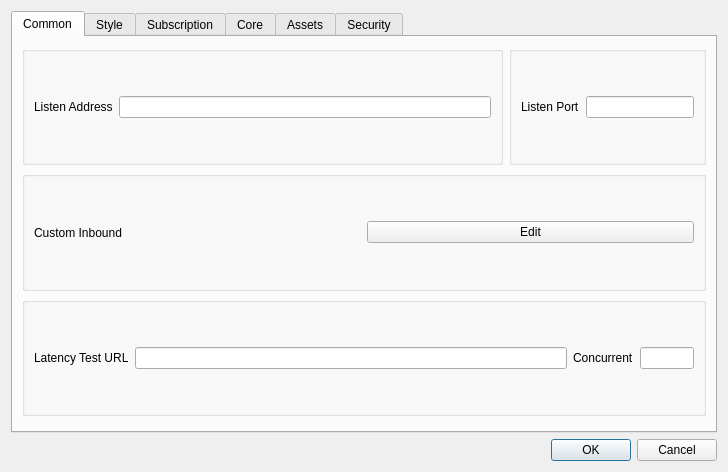
<?xml version="1.0" encoding="UTF-8"?>
<ui version="4.0">
 <class>DialogBasicSettings</class>
 <widget class="QDialog" name="DialogBasicSettings">
  <property name="geometry">
   <rect>
    <x>0</x>
    <y>0</y>
    <width>728</width>
    <height>472</height>
   </rect>
  </property>
  <property name="sizePolicy">
   <sizepolicy hsizetype="Preferred" vsizetype="Preferred">
    <horstretch>0</horstretch>
    <verstretch>0</verstretch>
   </sizepolicy>
  </property>
  <property name="windowTitle">
   <string>Basic Settings</string>
  </property>
  <layout class="QGridLayout" name="gridLayout">
   <item row="8" column="3">
    <widget class="QDialogButtonBox" name="buttonBox">
     <property name="orientation">
      <enum>Qt::Orientation::Horizontal</enum>
     </property>
     <property name="standardButtons">
      <set>QDialogButtonBox::StandardButton::Cancel|QDialogButtonBox::StandardButton::Ok</set>
     </property>
    </widget>
   </item>
   <item row="0" column="3">
    <widget class="QTabWidget" name="tabWidget">
     <property name="minimumSize">
      <size>
       <width>0</width>
       <height>414</height>
      </size>
     </property>
     <property name="currentIndex">
      <number>0</number>
     </property>
     <widget class="QWidget" name="tab_1">
      <attribute name="title">
       <string>Common</string>
      </attribute>
      <layout class="QVBoxLayout" name="verticalLayout_2">
       <item>
        <layout class="QHBoxLayout" name="hlayout_l1">
         <item>
          <widget class="QGroupBox" name="horizontalGroupBox_3">
           <layout class="QHBoxLayout" name="horizontalLayout_19">
            <item>
             <widget class="QLabel" name="label">
              <property name="text">
               <string>Listen Address</string>
              </property>
             </widget>
            </item>
            <item>
             <widget class="QLineEdit" name="inbound_address"/>
            </item>
           </layout>
          </widget>
         </item>
         <item>
          <widget class="QGroupBox" name="horizontalGroupBox_2">
           <layout class="QHBoxLayout" name="horizontalLayout_13">
            <item>
             <widget class="QLabel" name="inbound_socks_port_l">
              <property name="toolTip">
               <string>&lt;html&gt;&lt;head/&gt;&lt;body&gt;&lt;p&gt;Socks
                                                                + HTTP Proxy&lt;/p&gt;&lt;/body&gt;&lt;/html&gt;
                                                            </string>
              </property>
              <property name="text">
               <string>Listen Port</string>
              </property>
             </widget>
            </item>
            <item>
             <widget class="QLineEdit" name="inbound_socks_port">
              <property name="sizePolicy">
               <sizepolicy hsizetype="Preferred" vsizetype="Fixed">
                <horstretch>0</horstretch>
                <verstretch>0</verstretch>
               </sizepolicy>
              </property>
             </widget>
            </item>
           </layout>
          </widget>
         </item>
        </layout>
       </item>
       <item>
        <layout class="QHBoxLayout" name="hlayout_l2">
         <item>
          <widget class="QGroupBox" name="groupbox_custom_inbound">
           <layout class="QHBoxLayout" name="horizontalLayout_10">
            <item>
             <widget class="QLabel" name="label_11">
              <property name="text">
               <string>Custom Inbound</string>
              </property>
             </widget>
            </item>
            <item>
             <widget class="QPushButton" name="custom_inbound_edit">
              <property name="text">
               <string>Edit</string>
              </property>
             </widget>
            </item>
           </layout>
          </widget>
         </item>
        </layout>
       </item>
       <item>
        <widget class="QGroupBox" name="groupBox1">
         <layout class="QHBoxLayout" name="horizontalLayout_9" stretch="0,8,1,1">
          <item>
           <widget class="QLabel" name="label_13">
            <property name="text">
             <string>Latency Test URL</string>
            </property>
           </widget>
          </item>
          <item>
           <widget class="QLineEdit" name="test_latency_url"/>
          </item>
          <item>
           <widget class="QLabel" name="label_14">
            <property name="text">
             <string>Concurrent</string>
            </property>
           </widget>
          </item>
          <item>
           <widget class="QLineEdit" name="test_concurrent"/>
          </item>
         </layout>
        </widget>
       </item>
       <item>
        <widget class="QWidget" name="horizontalWidget_1" native="true">
         <property name="sizePolicy">
          <sizepolicy hsizetype="Preferred" vsizetype="Maximum">
           <horstretch>0</horstretch>
           <verstretch>0</verstretch>
          </sizepolicy>
         </property>
         <layout class="QHBoxLayout" name="horizontalLayout_2">
          <property name="leftMargin">
           <number>0</number>
          </property>
          <property name="topMargin">
           <number>0</number>
          </property>
          <property name="rightMargin">
           <number>0</number>
          </property>
          <property name="bottomMargin">
           <number>0</number>
          </property>
         </layout>
        </widget>
       </item>
      </layout>
     </widget>
     <widget class="QWidget" name="tab_2">
      <attribute name="title">
       <string>Style</string>
      </attribute>
      <layout class="QGridLayout" name="gridLayout_5">
       <item row="2" column="0">
        <layout class="QHBoxLayout" name="style_h_2">
         <item>
          <widget class="QGroupBox" name="traffic_statistics_box">
           <layout class="QHBoxLayout" name="horizontalLayout_3">
            <item>
             <widget class="QLabel" name="label_16">
              <property name="text">
               <string>Statistics refresh rate</string>
              </property>
             </widget>
            </item>
            <item>
             <widget class="QComboBox" name="rfsh_r">
              <item>
               <property name="text">
                <string notr="true">500ms</string>
               </property>
              </item>
              <item>
               <property name="text">
                <string notr="true">1s</string>
               </property>
              </item>
              <item>
               <property name="text">
                <string notr="true">2s</string>
               </property>
              </item>
              <item>
               <property name="text">
                <string notr="true">3s</string>
               </property>
              </item>
              <item>
               <property name="text">
                <string notr="true">5s</string>
               </property>
              </item>
              <item>
               <property name="text">
                <string>Off</string>
               </property>
              </item>
             </widget>
            </item>
           </layout>
          </widget>
         </item>
         <item>
          <widget class="QGroupBox" name="connection_statistics_box">
           <layout class="QHBoxLayout" name="horizontalLayout_15">
            <item>
             <widget class="QLabel" name="label_9">
              <property name="text">
               <string>Connection statistics</string>
              </property>
             </widget>
            </item>
            <item>
             <widget class="QCheckBox" name="connection_statistics">
              <property name="text">
               <string>Enable</string>
              </property>
             </widget>
            </item>
           </layout>
          </widget>
         </item>
        </layout>
       </item>
       <item row="3" column="0">
        <layout class="QHBoxLayout" name="style_h_3">
         <item>
          <widget class="QGroupBox" name="horizontalGroupBox_5">
           <layout class="QHBoxLayout" name="horizontalLayout_6">
            <item>
             <widget class="QCheckBox" name="start_minimal">
              <property name="sizePolicy">
               <sizepolicy hsizetype="Preferred" vsizetype="Fixed">
                <horstretch>0</horstretch>
                <verstretch>0</verstretch>
               </sizepolicy>
              </property>
              <property name="text">
               <string>Hide dashboard at startup</string>
              </property>
             </widget>
            </item>
           </layout>
          </widget>
         </item>
         <item>
          <widget class="QGroupBox" name="groupBox_2">
           <layout class="QHBoxLayout" name="horizontalLayout_23">
            <item>
             <widget class="QLabel" name="label_17">
              <property name="text">
               <string>Max log lines</string>
              </property>
             </widget>
            </item>
            <item>
             <widget class="QLineEdit" name="max_log_line">
              <property name="sizePolicy">
               <sizepolicy hsizetype="Ignored" vsizetype="Fixed">
                <horstretch>0</horstretch>
                <verstretch>0</verstretch>
               </sizepolicy>
              </property>
             </widget>
            </item>
           </layout>
          </widget>
         </item>
        </layout>
       </item>
       <item row="0" column="0">
        <layout class="QHBoxLayout" name="style_h_1">
         <item>
          <widget class="QGroupBox" name="groupBox">
           <layout class="QHBoxLayout" name="horizontalLayout_4">
            <item>
             <widget class="QLabel" name="label_8">
              <property name="sizePolicy">
               <sizepolicy hsizetype="Maximum" vsizetype="Maximum">
                <horstretch>0</horstretch>
                <verstretch>0</verstretch>
               </sizepolicy>
              </property>
              <property name="text">
               <string>Theme</string>
              </property>
             </widget>
            </item>
            <item>
             <widget class="QComboBox" name="theme">
              <item>
               <property name="text">
                <string notr="true">System</string>
               </property>
              </item>
             </widget>
            </item>
            <item>
             <widget class="QPushButton" name="set_custom_icon">
              <property name="sizePolicy">
               <sizepolicy hsizetype="Preferred" vsizetype="Fixed">
                <horstretch>0</horstretch>
                <verstretch>0</verstretch>
               </sizepolicy>
              </property>
              <property name="text">
               <string>Set custom icon</string>
              </property>
             </widget>
            </item>
           </layout>
          </widget>
         </item>
         <item>
          <widget class="QGroupBox" name="groupBox2">
           <layout class="QGridLayout" name="gridLayout_4">
            <item row="0" column="2">
             <widget class="QComboBox" name="language">
              <item>
               <property name="text">
                <string notr="true">System</string>
               </property>
              </item>
              <item>
               <property name="text">
                <string notr="true">English</string>
               </property>
              </item>
              <item>
               <property name="text">
                <string notr="true">简体中文</string>
               </property>
              </item>
              <item>
               <property name="text">
                <string notr="true">فارسی</string>
               </property>
              </item>
              <item>
               <property name="text">
                <string notr="true">Русский</string>
               </property>
              </item>
             </widget>
            </item>
            <item row="2" column="0">
             <widget class="QLabel" name="label_5">
              <property name="text">
               <string>Font Size</string>
              </property>
             </widget>
            </item>
            <item row="1" column="0">
             <widget class="QLabel" name="label_2">
              <property name="text">
               <string>Font</string>
              </property>
             </widget>
            </item>
            <item row="0" column="0">
             <widget class="QLabel" name="label_15">
              <property name="sizePolicy">
               <sizepolicy hsizetype="Maximum" vsizetype="Maximum">
                <horstretch>0</horstretch>
                <verstretch>0</verstretch>
               </sizepolicy>
              </property>
              <property name="text">
               <string notr="true">Language</string>
              </property>
             </widget>
            </item>
            <item row="1" column="2">
             <widget class="QFontComboBox" name="font"/>
            </item>
            <item row="2" column="2">
             <widget class="QComboBox" name="font_size"/>
            </item>
           </layout>
          </widget>
         </item>
        </layout>
       </item>
      </layout>
     </widget>
     <widget class="QWidget" name="tab_3">
      <attribute name="title">
       <string>Subscription</string>
      </attribute>
      <layout class="QGridLayout" name="gridLayout_3">
       <item row="0" column="1">
        <layout class="QHBoxLayout" name="horizontalLayout_5">
         <item>
          <widget class="QCheckBox" name="sub_auto_update_enable">
           <property name="sizePolicy">
            <sizepolicy hsizetype="Minimum" vsizetype="Fixed">
             <horstretch>0</horstretch>
             <verstretch>0</verstretch>
            </sizepolicy>
           </property>
           <property name="text">
            <string>Enable</string>
           </property>
          </widget>
         </item>
         <item>
          <widget class="QLabel" name="label_21">
           <property name="text">
            <string>Interval (minute, invalid if less than 30)</string>
           </property>
          </widget>
         </item>
         <item>
          <widget class="QLineEdit" name="sub_auto_update">
           <property name="sizePolicy">
            <sizepolicy hsizetype="Preferred" vsizetype="Fixed">
             <horstretch>0</horstretch>
             <verstretch>0</verstretch>
            </sizepolicy>
           </property>
          </widget>
         </item>
        </layout>
       </item>
       <item row="1" column="1">
        <widget class="MyLineEdit" name="user_agent"/>
       </item>
       <item row="2" column="1">
        <widget class="QCheckBox" name="sub_use_proxy">
         <property name="text">
          <string>Use proxy when updating subscription</string>
         </property>
        </widget>
       </item>
       <item row="3" column="1">
        <widget class="QCheckBox" name="sub_insecure">
         <property name="text">
          <string>Ignore TLS errors when updating subscription</string>
         </property>
        </widget>
       </item>
       <item row="4" column="1">
        <widget class="QCheckBox" name="sub_clear">
         <property name="text">
          <string>Clear servers before updating subscription</string>
         </property>
        </widget>
       </item>
       <item row="0" column="0">
        <widget class="QLabel" name="label_20">
         <property name="sizePolicy">
          <sizepolicy hsizetype="Preferred" vsizetype="Maximum">
           <horstretch>0</horstretch>
           <verstretch>0</verstretch>
          </sizepolicy>
         </property>
         <property name="text">
          <string>Automatic update</string>
         </property>
        </widget>
       </item>
       <item row="1" column="0">
        <widget class="QLabel" name="label_4">
         <property name="text">
          <string>User Agent</string>
         </property>
        </widget>
       </item>
      </layout>
     </widget>
     <widget class="QWidget" name="tab_4">
      <attribute name="title">
       <string>Core</string>
      </attribute>
      <layout class="QVBoxLayout" name="verticalLayout">
       <item>
        <widget class="QGroupBox" name="groupBox_core">
         <property name="sizePolicy">
          <sizepolicy hsizetype="Preferred" vsizetype="Maximum">
           <horstretch>0</horstretch>
           <verstretch>0</verstretch>
          </sizepolicy>
         </property>
         <property name="title">
          <string notr="true">core_name</string>
         </property>
         <layout class="QVBoxLayout" name="verticalLayout_3">
          <item>
           <widget class="QWidget" name="assest_group" native="true">
            <layout class="QGridLayout" name="gridLayout_2">
             <item row="0" column="1">
              <layout class="QHBoxLayout" name="horizontalLayout_20">
               <item>
                <widget class="QComboBox" name="log_level">
                 <property name="sizePolicy">
                  <sizepolicy hsizetype="Maximum" vsizetype="Fixed">
                   <horstretch>0</horstretch>
                   <verstretch>0</verstretch>
                  </sizepolicy>
                 </property>
                </widget>
               </item>
               <item>
                <widget class="QCheckBox" name="disable_stats">
                 <property name="minimumSize">
                  <size>
                   <width>411</width>
                   <height>0</height>
                  </size>
                 </property>
                 <property name="toolTip">
                  <string>&lt;html&gt;&lt;head/&gt;&lt;body&gt;&lt;p&gt;Might
                                                                            Improve Ping and Performance&lt;/p&gt;&lt;/body&gt;&lt;/html&gt;
                                                                        </string>
                 </property>
                 <property name="text">
                  <string>Disable Traffic Stats</string>
                 </property>
                </widget>
               </item>
              </layout>
             </item>
             <item row="1" column="0">
              <widget class="QLabel" name="label_6">
               <property name="text">
                <string>Multiplex (mux)</string>
               </property>
              </widget>
             </item>
             <item row="0" column="0">
              <widget class="QLabel" name="label_3">
               <property name="text">
                <string notr="true">Loglevel</string>
               </property>
              </widget>
             </item>
             <item row="1" column="1">
              <layout class="QHBoxLayout" name="horizontalLayout">
               <item>
                <widget class="QComboBox" name="mux_protocol"/>
               </item>
               <item>
                <widget class="QLabel" name="label_7">
                 <property name="text">
                  <string>concurrency</string>
                 </property>
                </widget>
               </item>
               <item>
                <widget class="QLineEdit" name="mux_concurrency"/>
               </item>
               <item>
                <widget class="QCheckBox" name="mux_padding">
                 <property name="text">
                  <string notr="true">Padding</string>
                 </property>
                </widget>
               </item>
               <item>
                <widget class="QCheckBox" name="mux_default_on">
                 <property name="text">
                  <string>Default On</string>
                 </property>
                </widget>
               </item>
              </layout>
             </item>
            </layout>
           </widget>
          </item>
          <item>
           <widget class="QPushButton" name="core_settings">
            <property name="text">
             <string>Core Options</string>
            </property>
           </widget>
          </item>
         </layout>
        </widget>
       </item>
       <item>
        <widget class="QGroupBox" name="ntp_box">
         <property name="toolTip">
          <string>&lt;html&gt;&lt;head/&gt;&lt;body&gt;&lt;p&gt;Settings for the
                                            sing-box's built-in NTP client&lt;/p&gt;&lt;/body&gt;&lt;/html&gt;
                                        </string>
         </property>
         <property name="title">
          <string>NTP Settings</string>
         </property>
         <layout class="QGridLayout" name="gridLayout_6">
          <item row="0" column="0">
           <widget class="QCheckBox" name="ntp_enable">
            <property name="text">
             <string>Enable</string>
            </property>
           </widget>
          </item>
          <item row="1" column="0">
           <layout class="QHBoxLayout" name="horizontalLayout_22">
            <item>
             <widget class="QLabel" name="ntp_server_l">
              <property name="text">
               <string>server</string>
              </property>
             </widget>
            </item>
            <item>
             <widget class="QLineEdit" name="ntp_server"/>
            </item>
            <item>
             <widget class="QLabel" name="ntp_port_l">
              <property name="text">
               <string>Port</string>
              </property>
             </widget>
            </item>
            <item>
             <widget class="QLineEdit" name="ntp_port">
              <property name="maximumSize">
               <size>
                <width>162</width>
                <height>16777215</height>
               </size>
              </property>
             </widget>
            </item>
            <item>
             <widget class="QLabel" name="ntp_interval_l">
              <property name="text">
               <string>sync interval</string>
              </property>
             </widget>
            </item>
            <item>
             <widget class="QComboBox" name="ntp_interval">
              <property name="toolTip">
               <string>&lt;html&gt;&lt;head/&gt;&lt;body&gt;&lt;p&gt;In
                                                                minutes&lt;/p&gt;&lt;/body&gt;&lt;/html&gt;
                                                            </string>
              </property>
              <item>
               <property name="text">
                <string>5m</string>
               </property>
              </item>
              <item>
               <property name="text">
                <string>10m</string>
               </property>
              </item>
              <item>
               <property name="text">
                <string>30m</string>
               </property>
              </item>
             </widget>
            </item>
           </layout>
          </item>
         </layout>
        </widget>
       </item>
      </layout>
     </widget>
     <widget class="QWidget" name="tab">
      <attribute name="title">
       <string>Assets</string>
      </attribute>
      <layout class="QVBoxLayout" name="verticalLayout_7">
       <item>
        <widget class="QGroupBox" name="groupBox_3">
         <property name="title">
          <string>Geo Assets and Rule-sets</string>
         </property>
         <layout class="QVBoxLayout" name="verticalLayout_8">
          <item>
           <widget class="QPushButton" name="remove_srs_btn">
            <property name="toolTip">
             <string>&lt;html&gt;&lt;head/&gt;&lt;body&gt;&lt;p&gt;Remove the
                                                        currently generated rule-sets so that they can be regenerated&lt;/p&gt;&lt;/body&gt;&lt;/html&gt;
                                                    </string>
            </property>
            <property name="text">
             <string>Remove Generated Rule-sets</string>
            </property>
           </widget>
          </item>
          <item>
           <widget class="QWidget" name="widget" native="true">
            <layout class="QVBoxLayout" name="verticalLayout_9">
             <item>
              <layout class="QHBoxLayout" name="horizontalLayout_11">
               <item>
                <widget class="QLabel" name="geoip_url_l">
                 <property name="text">
                  <string>GeoIP URL</string>
                 </property>
                </widget>
               </item>
               <item>
                <widget class="QComboBox" name="geoip_url"/>
               </item>
              </layout>
             </item>
             <item>
              <layout class="QHBoxLayout" name="horizontalLayout_14">
               <item>
                <widget class="QLabel" name="geosite_url_l">
                 <property name="text">
                  <string>GeoSite URL</string>
                 </property>
                </widget>
               </item>
               <item>
                <widget class="QComboBox" name="geosite_url"/>
               </item>
              </layout>
             </item>
             <item>
              <widget class="QPushButton" name="download_geo_btn">
               <property name="text">
                <string>Download and Replace Geo files</string>
               </property>
              </widget>
             </item>
            </layout>
           </widget>
          </item>
         </layout>
        </widget>
       </item>
      </layout>
     </widget>
     <widget class="QWidget" name="tab_5">
      <attribute name="title">
       <string>Security</string>
      </attribute>
      <layout class="QVBoxLayout" name="verticalLayout_4">
       <item>
        <widget class="QCheckBox" name="skip_cert">
         <property name="text">
          <string>Skip TLS certificate authentication by default (allowInsecure)</string>
         </property>
        </widget>
       </item>
       <item>
        <widget class="QGroupBox" name="horizontalGroupBox2">
         <property name="sizePolicy">
          <sizepolicy hsizetype="Preferred" vsizetype="Maximum">
           <horstretch>0</horstretch>
           <verstretch>0</verstretch>
          </sizepolicy>
         </property>
         <layout class="QHBoxLayout" name="horizontalLayout_26">
          <item>
           <widget class="QLabel" name="label_18">
            <property name="text">
             <string>Default uTLS Fingerprint</string>
            </property>
           </widget>
          </item>
          <item>
           <widget class="QComboBox" name="utlsFingerprint">
            <property name="editable">
             <bool>true</bool>
            </property>
           </widget>
          </item>
         </layout>
        </widget>
       </item>
      </layout>
     </widget>
    </widget>
   </item>
  </layout>
 </widget>
 <customwidgets>
  <customwidget>
   <class>MyLineEdit</class>
   <extends>QLineEdit</extends>
   <header>include/ui/utils/MyLineEdit.h</header>
  </customwidget>
 </customwidgets>
 <resources/>
 <connections>
  <connection>
   <sender>buttonBox</sender>
   <signal>accepted()</signal>
   <receiver>DialogBasicSettings</receiver>
   <slot>accept()</slot>
   <hints>
    <hint type="sourcelabel">
     <x>248</x>
     <y>254</y>
    </hint>
    <hint type="destinationlabel">
     <x>157</x>
     <y>274</y>
    </hint>
   </hints>
  </connection>
  <connection>
   <sender>buttonBox</sender>
   <signal>rejected()</signal>
   <receiver>DialogBasicSettings</receiver>
   <slot>reject()</slot>
   <hints>
    <hint type="sourcelabel">
     <x>316</x>
     <y>260</y>
    </hint>
    <hint type="destinationlabel">
     <x>286</x>
     <y>274</y>
    </hint>
   </hints>
  </connection>
 </connections>
</ui>
